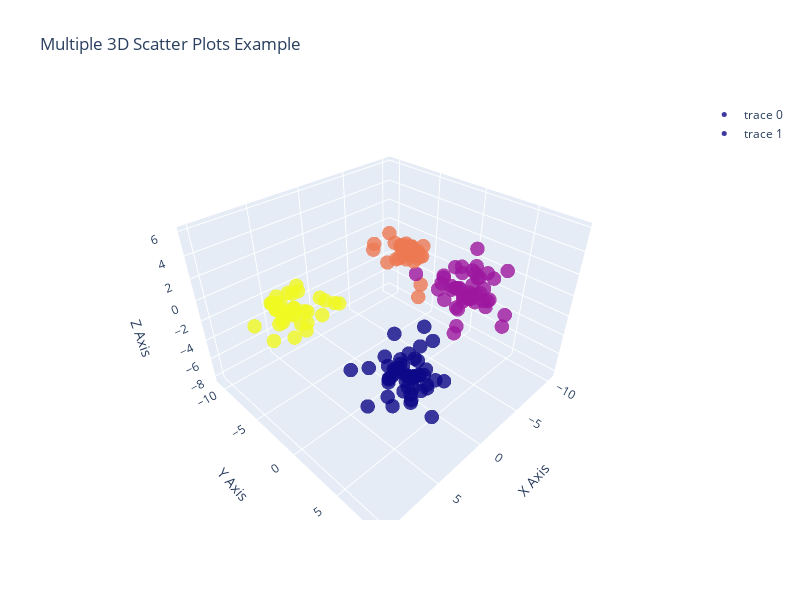

The code cell stored with this chart in its notebook:
### Code cell
import plotly.graph_objects as go
import numpy as np

x1 = X_train_lda[:, 0]
y1 = X_train_lda[:, 1]
z1 = X_train_lda[:, 2]

x2 = X_test_lda[:, 0]
y2 = X_test_lda[:, 1]
z2 = X_test_lda[:, 2]


# Create a 3D scatter plot
fig = go.Figure()
# Add the first scatter trace
fig.add_trace(go.Scatter3d(
    x=x1,
    y=y1,
    z=z1,
    mode='markers',
    marker=dict(
        size=5,
        color=y_train,  # Color for the first set
        opacity=0.8
    ),
    # hovertemplate = hover_text_re,
))

# Add the second scatter trace
fig.add_trace(go.Scatter3d(
    x=x2,
    y=y2,
    z=z2,
    mode='markers',
    marker=dict(
        size=5,
        color=y_test,  # Color for the second set
        opacity=0.8
    ),
    # hovertemplate = hover_text_than,
))

# Set the layout of the plot
fig.update_layout(
    scene=dict(
        xaxis_title='X Axis',
        yaxis_title='Y Axis',
        zaxis_title='Z Axis'
    ),
    width = 800,
    height = 600,
    title='Multiple 3D Scatter Plots Example'
)

# Show the plot
fig.show()

### Figure 1 — Plotly figure (JSON) as saved in the notebook; plotly's stock layout.template omitted (floating-point values rounded to 4 significant figures; data arrays with more than 128 entries replaced by an {"elided": "..."} marker saying what was removed)
{"data": [{"marker": {"color": {"elided": "160 int values"}, "opacity": 0.8, "size": 5}, "mode": "markers", "type": "scatter3d", "x": {"elided": "160 float values"}, "y": {"elided": "160 float values"}, "z": {"elided": "160 float values"}}, {"marker": {"color": [0, 0, 0, 0, 0, 0, 0, 0, 1, 1, 1, 1, 1, 1, 1, 1, 2, 2, 2, 2, 2, 2, 2, 2, 3, 3, 3, 3, 3, 3, 3, 3], "opacity": 0.8, "size": 5}, "mode": "markers", "type": "scatter3d", "x": [3.664, -0.4525, 1.505, 2.756, 1.607, -1.411, 5.084, 0.8831, -1.736, -1.476, -1.128, -0.1994, -0.6847, -1.454, -3.019, 0.4126, -8.53, -5.341, -7.269, -5.632, -10.3, -6.416, -7.543, -4.525, 7.061, 9.132, 7.628, 5.634, 4.949, 8.913, 6.944, 10.1], "y": [0.5908, -0.1212, 5.628, -0.1453, 3.441, 4.362, 0.3762, 3.564, 4.492, 4.8, 5.156, 5.874, 3.662, 8.735, -0.535, 6.168, -6.647, -2.507, -9.862, -3.128, -10.75, -3.107, -3.733, -7.102, -5.61, 1.129, -0.9185, -1.858, -1.191, -1.983, -5.647, -3.73], "z": [-8.203, -7.578, -7.261, -5.02, -6.296, -6.238, -3.424, -4.564, 2.719, 1.291, 3.314, 2.305, 2.714, 1.672, 1.208, 0.7223, -2.118, 1.371, -1.148, 0.2447, -1.354, -3.86, 0.8231, 0.321, -1.22, 2.962, 1.698, 0.8482, 1.903, 2.069, 1.309, 1.214]}], "layout": {"height": 600, "scene": {"xaxis": {"title": {"text": "X Axis"}}, "yaxis": {"title": {"text": "Y Axis"}}, "zaxis": {"title": {"text": "Z Axis"}}}, "title": {"text": "Multiple 3D Scatter Plots Example"}, "width": 800}}
